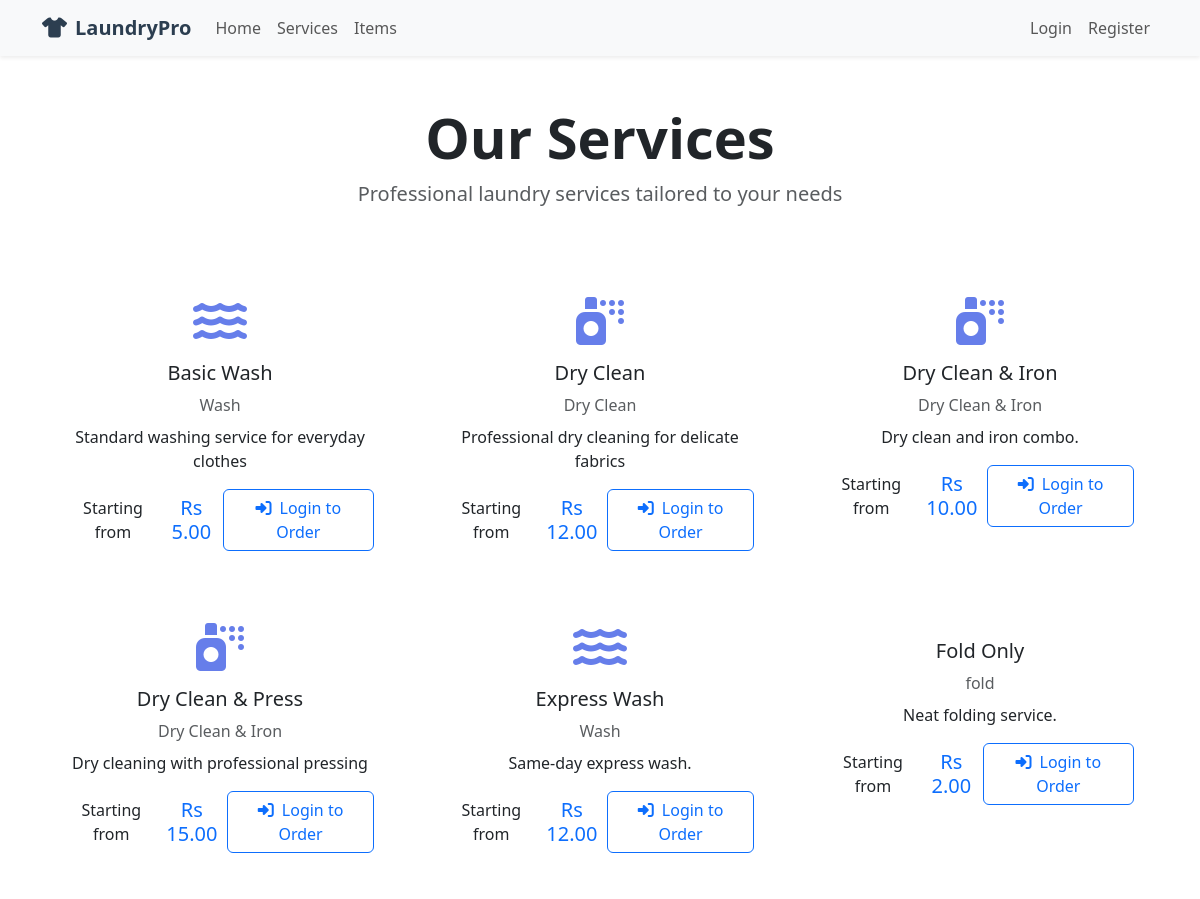
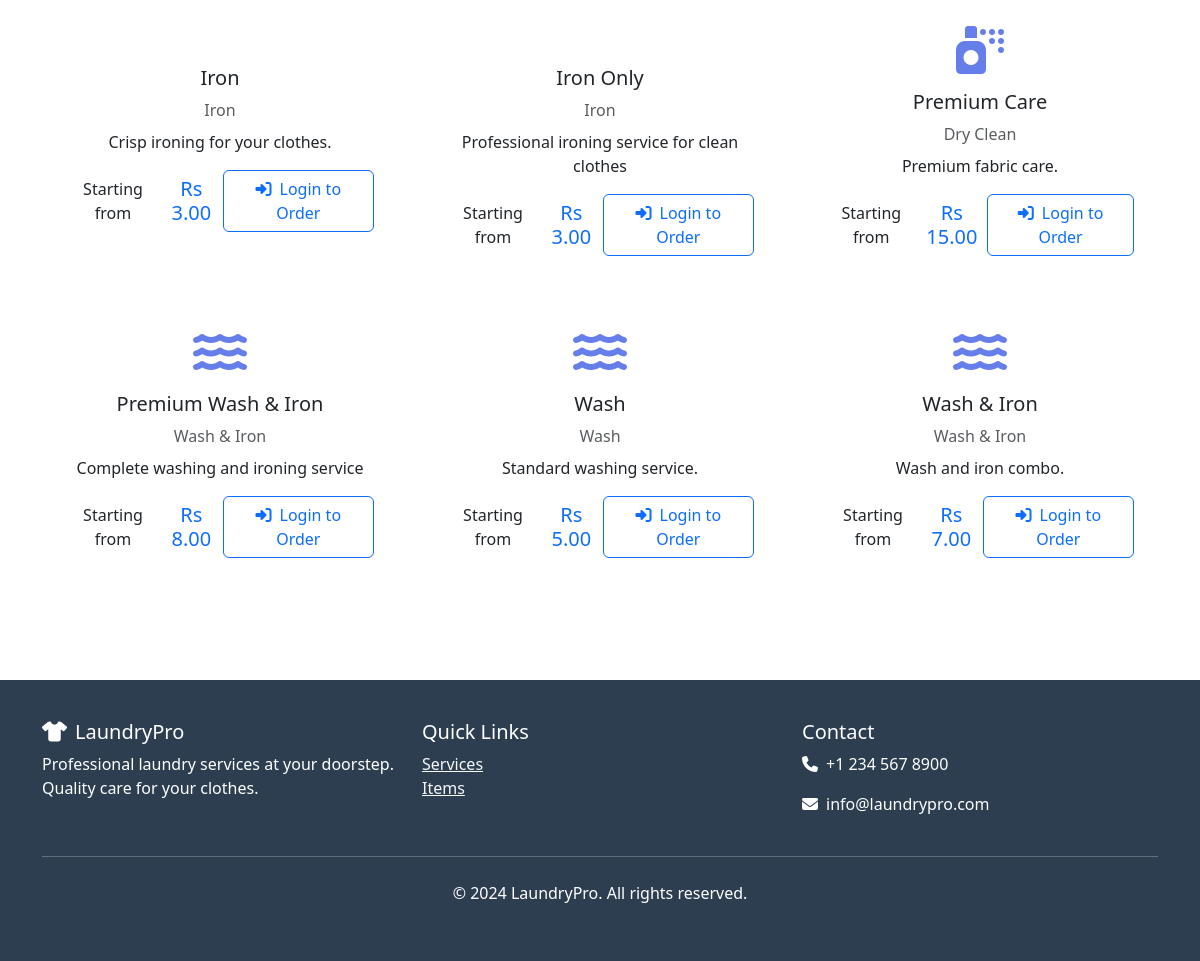
Page /services/ on the committed database (2 pictures, top to bottom).
### services/models.py (models this page shows, shortened)
class Service(models.Model):
    SERVICE_TYPES = [
        ('wash', 'Wash'),
        ('dry_clean', 'Dry Clean'),
        ('iron', 'Iron'),
        ('wash_iron', 'Wash & Iron'),
        ('dry_clean_iron', 'Dry Clean & Iron'),
    ]
    name = models.CharField(max_length=100)
    service_type = models.CharField(max_length=20, choices=SERVICE_TYPES)
    price = models.DecimalField(max_digits=10, decimal_places=2)
    description = models.TextField(blank=True)
    is_active = models.BooleanField(default=True)
    created_at = models.DateTimeField(auto_now_add=True)
    updated_at = models.DateTimeField(auto_now=True)
    class Meta:
        ordering = ['name']

### services/views.py (the view)
# urls.py: path('', views.service_list, name='service_list'),
def service_list(request):
    services = Service.objects.filter(is_active=True)
    context = {
        'services': services,
    }
    return render(request, 'services/service_list.html', context)

### la2/context_processors.py (called while the page is built, shortened)
def cart_processor(request):
    return {
        'cart_count': 0,
        'cart_total': 0,
    }

### templates/services/service_list.html (shortened to what this page needs)
{% extends 'base.html' %}
{% block content %}
<div class="container py-5">
    <div class="row">
        <div class="col-12 text-center mb-5" data-aos="fade-up">
            <h1 class="display-4 fw-bold">Our Services</h1>
            <p class="lead text-muted">Professional laundry services tailored to your needs</p>
        </div>
    </div>
    <div class="row g-4">
        {% for service in services %}
        <div class="col-lg-4 col-md-6" data-aos="fade-up" data-aos-delay="{% widthratio forloop.counter 1 100 %}">
            <div class="card service-card h-100">
                <div class="card-body text-center p-4">
                    <div class="mb-3">
                        {% if service.service_type == 'wash' %}
                            <i class="fas fa-water service-icon"></i>
                        {% elif service.service_type == 'dry_clean' %}
                            <i class="fas fa-spray-can service-icon"></i>
                        {% elif service.service_type == 'iron' %}
                            <i class="fas fa-iron service-icon"></i>
                        {% elif service.service_type == 'wash_iron' %}
                            <i class="fas fa-water service-icon"></i>
                        {% elif service.service_type == 'dry_clean_iron' %}
                            <i class="fas fa-spray-can service-icon"></i>
                        {% endif %}
                    </div>
                    <h5 class="card-title">{{ service.name }}</h5>
                    <p class="text-muted mb-2">{{ service.get_service_type_display }}</p>
                    <p class="card-text">{{ service.description|default:"Professional care for your garments." }}</p>
                    <div class="d-flex justify-content-between align-items-center">
                        <p class="card-text mb-0">Starting from</p>
                        <span class="h5 text-primary mb-0">Rs {{ service.price }}</span>
                        {% if user.is_authenticated %}
                            <a href="{% url 'services:item_list' %}?service_type={{ service.service_type }}" class="btn btn-primary">
                                <i class="fas fa-shopping-cart me-2"></i>Add Items
                            </a>
                        {% else %}
                            <a href="{% url 'accounts:login' %}" class="btn btn-outline-primary">
                                <i class="fas fa-sign-in-alt me-2"></i>Login to Order
                            </a>
                        {% endif %}
                    </div>
                </div>
            </div>
        </div>
        {% endfor %}
    </div>
</div>
{% endblock %}

### templates/base.html (shortened to what this page needs)
<!DOCTYPE html>
<html lang="en">
<head>
    <link href="https://cdn.jsdelivr.net/npm/bootstrap@5.3.0/dist/css/bootstrap.min.css" rel="stylesheet">
    <link rel="stylesheet" href="https://cdnjs.cloudflare.com/ajax/libs/font-awesome/6.4.0/css/all.min.css">
    <link href="https://unpkg.com/aos@2.3.1/dist/aos.css" rel="stylesheet">
</head>
<body>
    <nav class="navbar navbar-expand-lg navbar-light bg-light shadow-sm">
        <div class="container">
            <a class="navbar-brand" href="{% url 'home' %}">
                <i class="fas fa-tshirt me-2"></i>LaundryPro
            </a>
            <div class="collapse navbar-collapse" id="navbarNav">
                <ul class="navbar-nav me-auto">
                    <li class="nav-item">
                        <a class="nav-link" href="{% url 'home' %}">Home</a>
                    </li>
                    <li class="nav-item">
                        <a class="nav-link" href="{% url 'services:service_list' %}">Services</a>
                    </li>
                    <li class="nav-item">
                        <a class="nav-link" href="{% url 'services:item_list' %}">Items</a>
                    </li>
                </ul>
                <ul class="navbar-nav">
                    {% if user.is_authenticated %}
                        <li class="nav-item">
                            <a class="nav-link" href="{% url 'cart:cart_view' %}">
                                <i class="fas fa-shopping-cart"></i> Cart
                                <span class="badge bg-primary">{{ cart_count }}</span>
                            </a>
                        </li>
                        <li class="nav-item dropdown">
                            <a class="nav-link dropdown-toggle" href="#" id="navbarDropdown" role="button" data-bs-toggle="dropdown">
                                <i class="fas fa-user"></i> {{ user.username }}
                            </a>
                            <ul class="dropdown-menu">
                                <li><a class="dropdown-item" href="{% url 'accounts:profile' %}">Profile</a></li>
                                <li><a class="dropdown-item" href="{% url 'orders:order_list' %}">My Orders</a></li>
                                {% if user.is_staff or user.userprofile.is_admin %}
                                    <li><hr class="dropdown-divider"></li>
                                    <li><a class="dropdown-item" href="{% url 'orders:admin_order_list' %}">Admin Panel</a></li>
                                {% endif %}
                                <li><hr class="dropdown-divider"></li>
                                <li><a class="dropdown-item" href="{% url 'accounts:logout' %}">Logout</a></li>
                            </ul>
                        </li>
                    {% else %}
                        <li class="nav-item">
                            <a class="nav-link" href="{% url 'accounts:login' %}">Login</a>
                        </li>
                        <li class="nav-item">
                            <a class="nav-link" href="{% url 'accounts:register' %}">Register</a>
                        </li>
                    {% endif %}
                </ul>
            </div>
        </div>
    </nav>
    <main>
        {% block content %}{% endblock %}
    </main>
    <footer class="footer">
        <div class="container">
            <div class="row">
                <div class="col-md-4">
                    <h5><i class="fas fa-tshirt me-2"></i>LaundryPro</h5>
                    <p>Professional laundry services at your doorstep. Quality care for your clothes.</p>
                </div>
                <div class="col-md-4">
                    <h5>Quick Links</h5>
                    <ul class="list-unstyled">
                        <li><a href="{% url 'services:service_list' %}" class="text-light">Services</a></li>
                        <li><a href="{% url 'services:item_list' %}" class="text-light">Items</a></li>
                    </ul>
                </div>
                <div class="col-md-4">
                    <h5>Contact</h5>
                    <p><i class="fas fa-phone me-2"></i>+1 234 567 8900</p>
                    <p><i class="fas fa-envelope me-2"></i>info@laundrypro.com</p>
                </div>
            </div>
            <hr class="my-4">
            <div class="text-center">
                <p>&copy; 2024 LaundryPro. All rights reserved.</p>
            </div>
        </div>
    </footer>
</body>
</html>

### templates/base.html (style rules this page uses)
.navbar-brand { font-weight: bold; color: #2c3e50 !important; }
.card { transition: transform 0.3s ease, box-shadow 0.3s ease; }
.footer { background: #2c3e50; color: white; padding: 40px 0; margin-top: 50px; }
.service-card { border: none; border-radius: 15px; overflow: hidden; }
.service-icon { font-size: 3rem; color: #667eea; }

### rows in the picture
Service: name "Basic Wash", service_type "Wash", description "Standard washing service for everyday clothes", price "5.00"
Service: name "Dry Clean", service_type "Dry Clean", description "Professional dry cleaning for delicate fabrics", price "12.00"
Service: name "Dry Clean & Iron", service_type "Dry Clean & Iron", description "Dry clean and iron combo.", price "10.00"
Service: name "Dry Clean & Press", service_type "Dry Clean & Iron", description "Dry cleaning with professional pressing", price "15.00"
Service: name "Express Wash", service_type "Wash", description "Same-day express wash.", price "12.00"
Service: name "Fold Only", service_type "fold", description "Neat folding service.", price "2.00"
Service: name "Iron", service_type "Iron", description "Crisp ironing for your clothes.", price "3.00"
Service: name "Iron Only", service_type "Iron", description "Professional ironing service for clean clothes", price "3.00"
Service: name "Premium Care", service_type "Dry Clean", description "Premium fabric care.", price "15.00"
Service: name "Premium Wash & Iron", service_type "Wash & Iron", description "Complete washing and ironing service", price "8.00"
Service: name "Wash", service_type "Wash", description "Standard washing service.", price "5.00"
Service: name "Wash & Iron", service_type "Wash & Iron", description "Wash and iron combo.", price "7.00"
